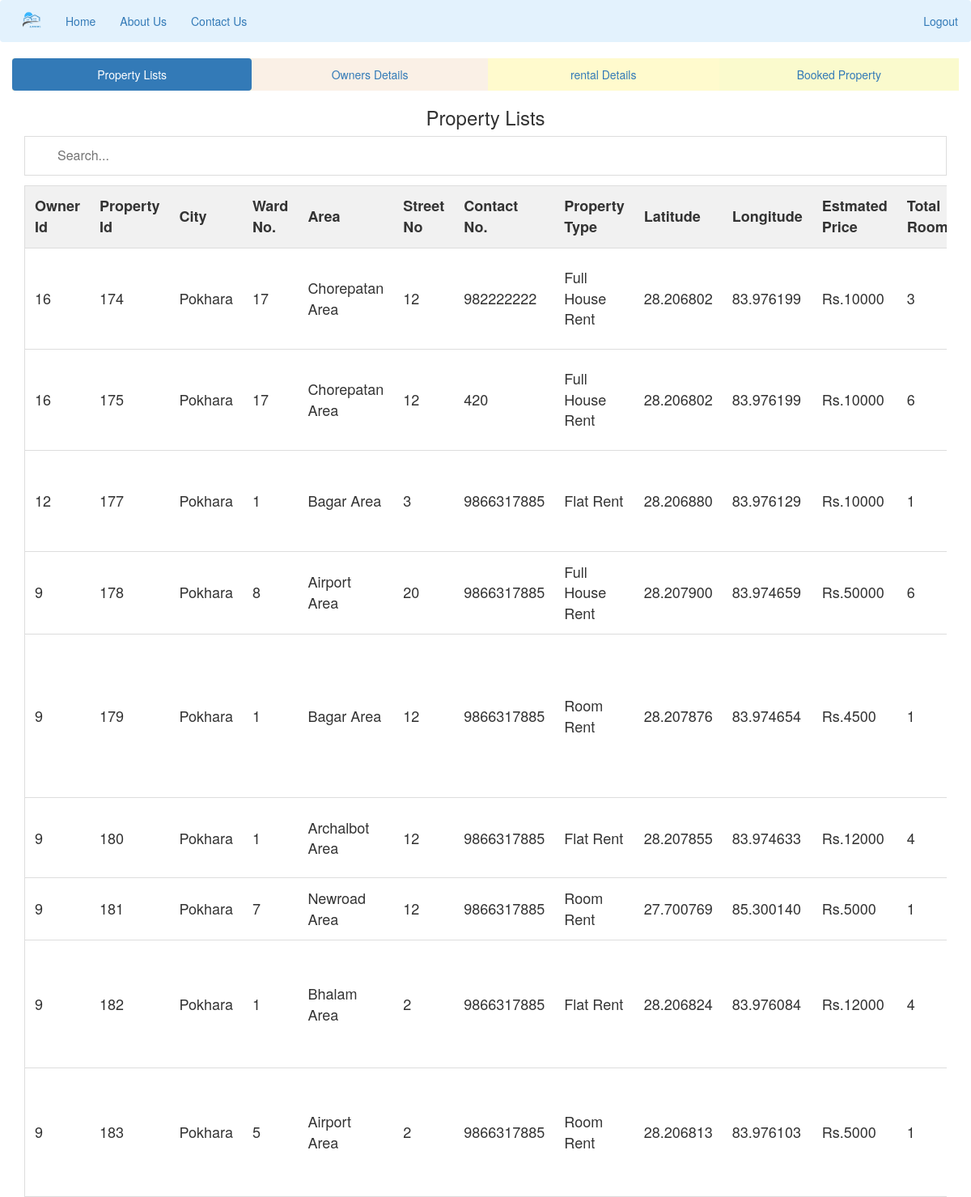
/admin/admin-index.php (signed in), run on the app's committed database.
### tables this page shows
CREATE TABLE `add_property` (
  `property_id` int(10) NOT NULL,
  `city` varchar(100) NOT NULL,
  `ward_no` int(10) NOT NULL,
  `Area` varchar(100) NOT NULL,
  `contact_no` bigint(10) NOT NULL,
  `property_type` varchar(50) NOT NULL,
  `estimated_price` bigint(10) NOT NULL,
  `total_rooms` int(10) NOT NULL,
  `bedroom` int(10) NOT NULL,
  `living_room` int(10) NOT NULL,
  `kitchen` int(10) NOT NULL,
  `description` varchar(2000) NOT NULL,
  `latitude` decimal(9,6) NOT NULL,
  `longitude` decimal(9,6) NOT NULL,
  `owner_id` int(10) NOT NULL,
  `booked` varchar(10) DEFAULT 'No',
  `Street_No` int(100) NOT NULL
);

### admin/admin-index.php (the view, shortened to what this page needs)
<?php
include("navbar.php");
 ?>
<head>
<link rel="stylesheet" type="text/css" href="style.css">
</head>
<body>
 <div class="container-fluid">
  <ul class="nav nav-pills nav-justified">
    <li class="active" style="background-color: #FFF8DC"><a data-toggle="pill" href="#home">Property Lists</a></li>
    <li style="background-color: #FAF0E6"><a data-toggle="pill" href="#menu1">Owners Details</a></li>
    <li style="background-color: #FFFACD"><a data-toggle="pill" href="#menu2">rental Details</a></li>
    <li style="background-color: #FAFACD"><a data-toggle="pill" href="#menu3">Booked Property</a></li>
  </ul>
  <div class="tab-content">
    <div id="home" class="tab-pane fade in active">
      <center><h3>Property Lists</h3></center>
      <div class="container-fluid">
      <input type="text" id="myInput" onkeyup="myFunction()" placeholder="Search..." title="Type in a name">
            <div style="overflow-x:auto;">
              <table id="myTable">
                <tr class="header">
                <th> Owner Id</th>
                  <th> Property Id</th>
                  <th>City</th>
                  <th>Ward No.</th>
                  <th>Area</th>
                  <th>Street No </th>
                  <th>Contact No.</th>
                  <th>Property Type</th>
                  <th>Latitude</th>
                  <th>Longitude</th>
                  <th>Estmated Price</th>
                  <th>Total Rooms</th>
                </tr>
                <?php
        include("../connection/connection.php");
        $sql="SELECT * from add_property";
        $result=mysqli_query($db,$sql);
        if(mysqli_num_rows($result)>0)
      {
          while($rows=mysqli_fetch_assoc($result)){
          $property_id=$rows['property_id'];
       ?>
                <tr>
                <td><?php echo $rows['owner_id'] ?></td>
                  <td><?php echo $rows['property_id'] ?></td>
                  <td><?php echo $rows['city'] ?></td>
                  <td><?php echo $rows['ward_no'] ?></td>
                  <td><?php echo $rows['Area'] ?></td>
                  <td><?php  echo $rows['Street_No']?>
                  <td><?php echo $rows['contact_no'] ?></td>
                  <td><?php echo $rows['property_type'] ?></td>
                  <td><?php echo $rows['latitude'] ?></td>
                  <td><?php echo $rows['longitude'] ?></td>
                  <td>Rs.<?php echo $rows['estimated_price'] ?></td>
                  <td><?php echo $rows['total_rooms'] ?></td>
                  <td><?php echo $rows['description'] ?></td><td>
<?php $sql2="SELECT * from property_photo where property_id='$property_id'";
        $query=mysqli_query($db,$sql2);
        if(mysqli_num_rows($query)>0)
      {
          while($row=mysqli_fetch_assoc($query)){ ?>
                  <img src="../owner/<?php echo $row['p_photo'] ?>" width="50px">
                <?php }}}} ?>
                </td>
                </tr>
              </table>
            </div>
    </div>
  </div>
  </div>
</body>

### admin/style.css (style rules this page uses)
* { box-sizing: border-box; }
#myInput, #myInput2, #myInput3, #myInput4 { background-image: url('/css/searchicon.png'); background-position: 10px 10px; background-repeat: no-repeat; width: 100%; font-size: 16px; padding: 12px 20px 12px 40px; border: 1px solid #ddd; margin-bottom: 12px; }
#myTable, #myTable2, #myTable3, #myInput4 { border-collapse: collapse; width: 100%; border: 1px solid #ddd; font-size: 18px; }
#myTable th, #myTable td,#myTable2 th, #myTable2 td,#myTable3 th, #myTable3 td,#myTable4 th, #myTable4 td { text-align: left; padding: 12px; }
#myTable tr,#myTable2 tr,#myTable3 tr,#myTable4 tr { border-bottom: 1px solid #ddd; }
#myTable tr.header, #myTable tr:hover,#myTable2 tr.header, #myTable2 tr:hover,#myTable3 tr.header, #myTable3 tr:hover,#myTable4 tr.header, #myTable4 tr:hover { background-color: #f1f1f1; }
table { border-collapse: collapse; border-spacing: 0; width: 100%; border: 1px solid #ddd; }
th, td { text-align: left; padding: 8px; }

### data on the page
add_property: owner "16", property_id "174", city "Pokhara", ward_no "17", Area "Chorepatan Area", Street_No "12", contact_no "982222222", property_type "Full House Rent", latitude "28.206802", longitude "83.976199", estimated_price "10000", total_rooms "3"
add_property: owner "16", property_id "175", city "Pokhara", ward_no "17", Area "Chorepatan Area", Street_No "12", contact_no "420", property_type "Full House Rent", latitude "28.206802", longitude "83.976199", estimated_price "10000", total_rooms "6"
add_property: owner "12", property_id "177", city "Pokhara", ward_no "1", Area "Bagar Area", Street_No "3", contact_no "9866317885", property_type "Flat Rent", latitude "28.206880", longitude "83.976129", estimated_price "10000", total_rooms "1"
add_property: owner "9", property_id "178", city "Pokhara", ward_no "8", Area "Airport Area", Street_No "20", contact_no "9866317885", property_type "Full House Rent", latitude "28.207900", longitude "83.974659", estimated_price "50000", total_rooms "6"
add_property: owner "9", property_id "179", city "Pokhara", ward_no "1", Area "Bagar Area", Street_No "12", contact_no "9866317885", property_type "Room Rent", latitude "28.207876", longitude "83.974654", estimated_price "4500", total_rooms "1"
add_property: owner "9", property_id "180", city "Pokhara", ward_no "1", Area "Archalbot Area", Street_No "12", contact_no "9866317885", property_type "Flat Rent", latitude "28.207855", longitude "83.974633", estimated_price "12000", total_rooms "4"
add_property: owner "9", property_id "181", city "Pokhara", ward_no "7", Area "Newroad Area", Street_No "12", contact_no "9866317885", property_type "Room Rent", latitude "27.700769", longitude "85.300140", estimated_price "5000", total_rooms "1"
add_property: owner "9", property_id "182", city "Pokhara", ward_no "1", Area "Bhalam Area", Street_No "2", contact_no "9866317885", property_type "Flat Rent", latitude "28.206824", longitude "83.976084", estimated_price "12000", total_rooms "4"
add_property: owner "9", property_id "183", city "Pokhara", ward_no "5", Area "Airport Area", Street_No "2", contact_no "9866317885", property_type "Room Rent", latitude "28.206813", longitude "83.976103", estimated_price "5000", total_rooms "1"
